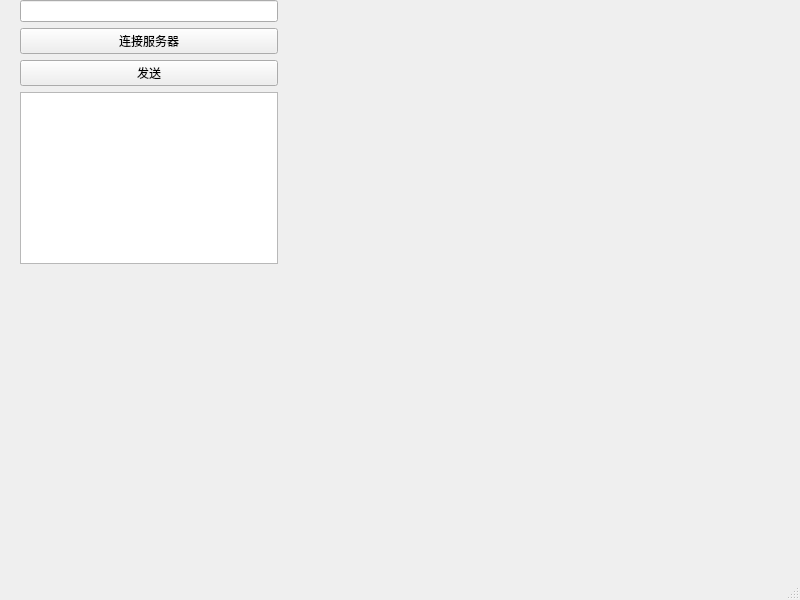
<?xml version="1.0" encoding="UTF-8"?>
<ui version="4.0">
 <class>MainWindow</class>
 <widget class="QMainWindow" name="MainWindow">
  <property name="geometry">
   <rect>
    <x>0</x>
    <y>0</y>
    <width>800</width>
    <height>600</height>
   </rect>
  </property>
  <property name="windowTitle">
   <string>MainWindow</string>
  </property>
  <widget class="QWidget" name="centralwidget">
   <widget class="QWidget" name="">
    <property name="geometry">
     <rect>
      <x>20</x>
      <y>0</y>
      <width>258</width>
      <height>264</height>
     </rect>
    </property>
    <layout class="QVBoxLayout" name="verticalLayout">
     <item>
      <widget class="QLineEdit" name="lineEdit"/>
     </item>
     <item>
      <widget class="QPushButton" name="connectButton">
       <property name="text">
        <string>连接服务器</string>
       </property>
      </widget>
     </item>
     <item>
      <widget class="QPushButton" name="sendButton">
       <property name="text">
        <string>发送</string>
       </property>
      </widget>
     </item>
     <item>
      <widget class="QTextEdit" name="textEdit"/>
     </item>
    </layout>
   </widget>
  </widget>
  <widget class="QMenuBar" name="menubar">
   <property name="geometry">
    <rect>
     <x>0</x>
     <y>0</y>
     <width>800</width>
     <height>17</height>
    </rect>
   </property>
  </widget>
  <widget class="QStatusBar" name="statusbar"/>
 </widget>
 <resources/>
 <connections/>
</ui>
